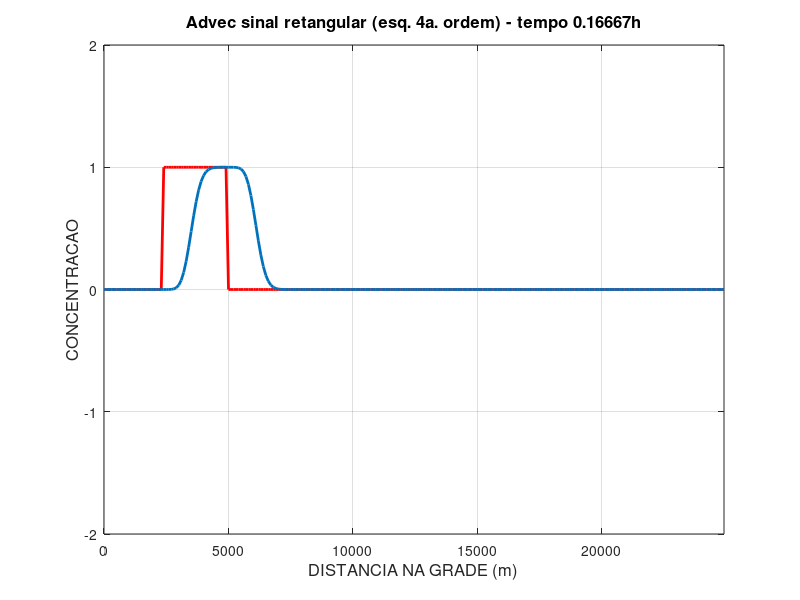
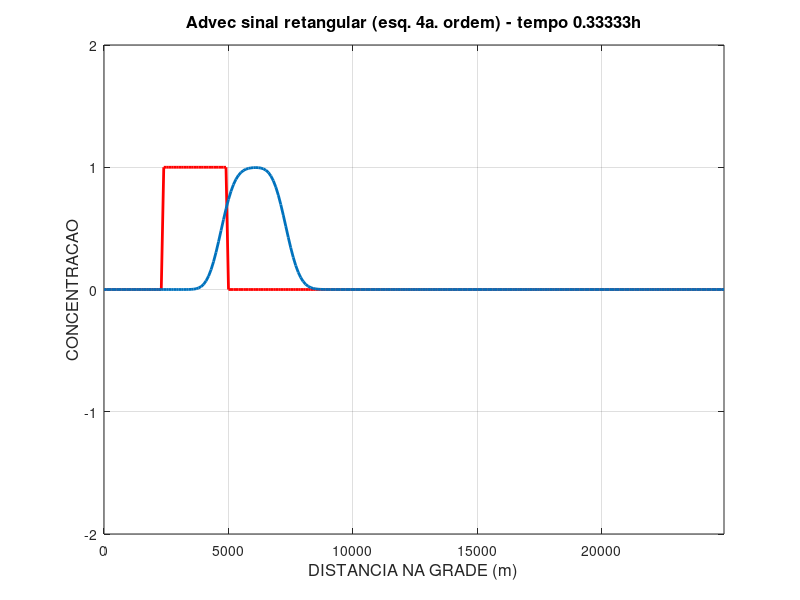
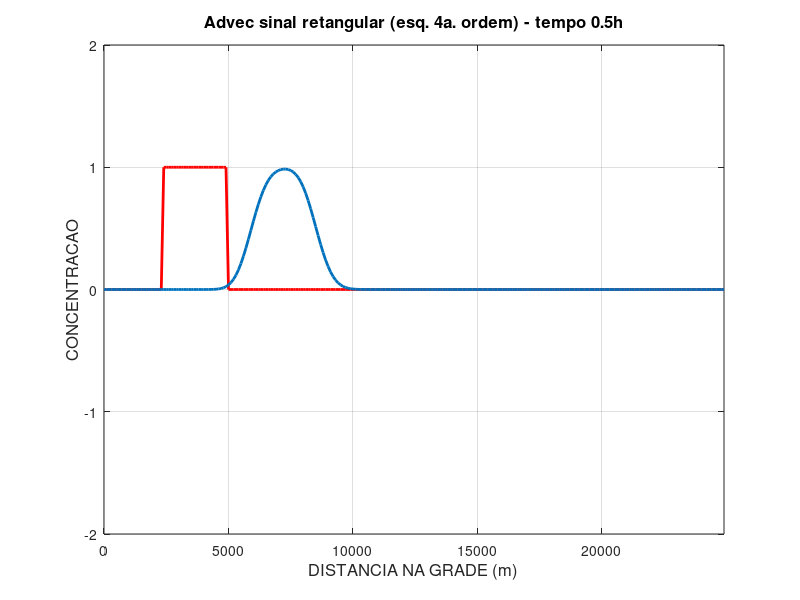
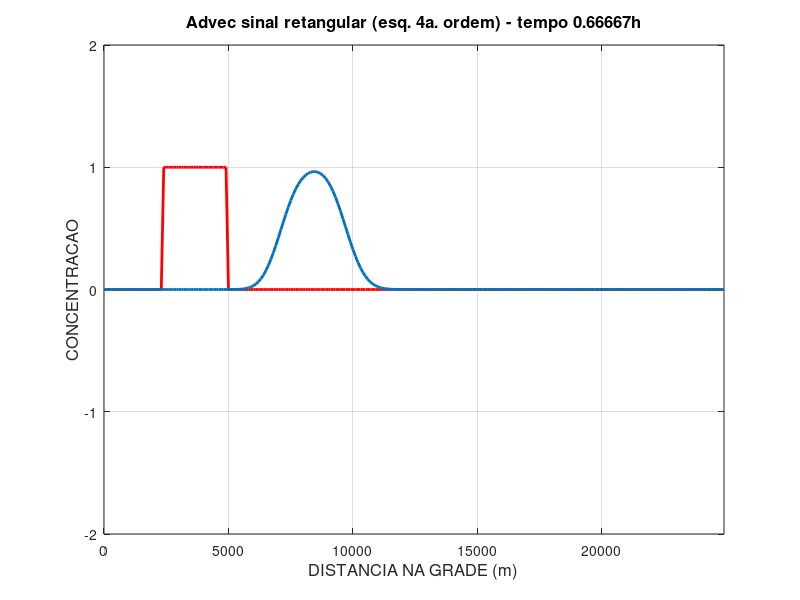

MATLAB code to generate these figures, in order:
%%%%%%%%%%%%%%%%%%%%%%%%%%%%%%%%%%%%%%%%%%%%%%%%%%%%%%%%%%%%%%%%%%%%%%%
% Programa desenvolvivo para a Questão 4 da Lista 1 de exercícios da disciplina
% IOF814 - Modelos Numéricos Aplicados a Processos Costeiros e Estuarinos
% ministrada pelo Prof Joseph Harari, do Instituto Oceanográfico da USP.
%
% Para mais detalhes do desenvolvimento da discretização, pode ser conferido
% na solução da Lista, em IOF814/Lista1/outputs/Lista1_IOF814.pdf
%
%%%%%%%%%%%%%%%%%%%%%%%%%%%%%%%%%%%%%%%%%%%%%%%%%%%%%%%%%%%%%%%%%%%%%%%
clear all; close all;

% definicao dos parametros do modelo, como tamanho da grade, passo de tempo e espaco
% e outras informacoes
%ler parametros do modelo
jmax=250;      %numero de pontos da grade em x
nmax=720;      %numero de passos de tempo
dt=10;         %passo de tempo, em segundos
dx=100;        %espacamento da grade, em m
c=2;           %velocidade da corrente em x, em m/s
ci=1;          %valor da concentracao inicial
jin=25;        %indice do ponto inicial da grade com ci
jfi=50;        %indice do ponto final da grade com ci
freqplot=60;   %frequencia de plotagem
conc=2;        %limite maximo do eixo da concentracao no grafico
freqfilt=30;   %frequencia de filtragem

%calculo das constantes do modelo
q=c*dt/dx;
fatu=zeros(jmax,1);
fren=zeros(jmax,1);
xgrid=((1:jmax)-1)*dx;

%condicao inicial
fatu(jin:jfi)=ci;
fcin=fatu;
kplot=1;

for n=2:nmax
  tempo=n*dt;
  kplot=kplot+1;

  % funcoes de recorrencia
  fren(2:jmax-1)=fatu(2:jmax-1)- q*(fatu(2:jmax-1)-fatu(1:jmax-2));

  if(kplot==freqplot)
    kplot=0;
    %kfig=kfig+1;
    figure(1)
    plot(xgrid,fcin,'r','LineWidth',2)
    hold
    plot(xgrid,fren,'LineWidth',2)
    axis([xgrid(1) xgrid(jmax) -conc conc]);
    title(['Advec sinal retangular (esq. 4a. ordem) - tempo ',...
        num2str(tempo/3600),'h'],'fontsize',12)
    xlabel('DISTANCIA NA GRADE (m)','fontsize',12)
    ylabel('CONCENTRACAO','fontsize',12)
    grid on
    XX=num2str(tempo);
    % saving graph: please change the directory for some like result/.
    % this structure Im using is for my github acc
    grafico=['print -djpeg ../outputs/Q04_ord01/q04_ord01_',XX];
    eval(grafico);
    pause(1)
    hold
end
fatu=fren;


end
